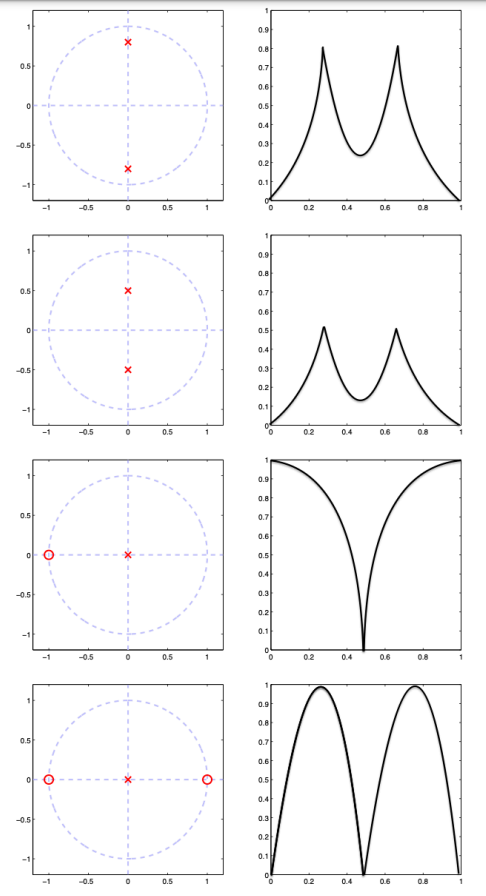
%> input picture EITA50 - Signal Processing in Multimedia/Lab 2/pat2.png, 486 x 896 px
$ octave eita50lab2.m   (GNU Octave 9; MATLAB toolbox functions it lacks are replaced by stand-ins)
%> lines starting %> are read from the running program, lines starting %| are printed output that depends on the picture
%% Preparatory assignment
    % Task 1: Match the pole-zero plots with their respective amplitude response function in figure 1
    % A: we have two conjugated poles at angles omega0, −omega0. The frequency response should then go
    % up and down and again up as it showed in figure 4

    % B: we have two zeros at the angles 0, � and two conjugated poles at angles �!, −�!. The
    % frequency response starts from zero and peaks up, then go down to the zero then again up as it
    % showed in figure 3

    % C: two conjugated poles and two zeros; the frequency response go up and hardly down at the
    % angles omega0, −omega0 then again up as showed in figure 1

    % D: three poles and one zero, the frequency response starts with small radius at the angle omega0 =
    % 0. Go up at the angle omega0, down at the angle pi. And up again at the angle −omega0 as showed in the figure 2

    % Task 2: Sketch the approximate amplitude response functions of the pole-zero plots in figure 2
    sketch = imread('pat2.png');
%> sketch is the input picture: size 896x486x3 uint8; mean R, G, B 247.5, 247.3, 247.7
    imshow(sketch);

%% Laboration Tasks

%% Exercise 1:
    % What happens to the frequency response as you move the pole or the zero around the z-plane?
    % What is the relationship between the frequency response and the angle and radius of the pole or zero?

    % Answer (use mkiir):
    % Depending on what we are moving, the frequency response will amplify or attenuate.
    % Moving the poles will cause to amplify the frequency response at the angle omega0 and
    % vice versa when we move the zeros the frequency response will attenuate
    % at the angle omega0
    %
    % The relationship between the frequency response, angle and radius is how much is the
    % attenuation/amplification. The angle omega0 for example will indicate where the
    % attenuation/amplification take a room on the frequency response, the radius will
    % determine how strong or soft the the attenuation/ amplification will be

%% Exercise 2: Fulfill the filter specification in the unshaded region
    % Answer:
    unshaded = imread('unshaded.png');
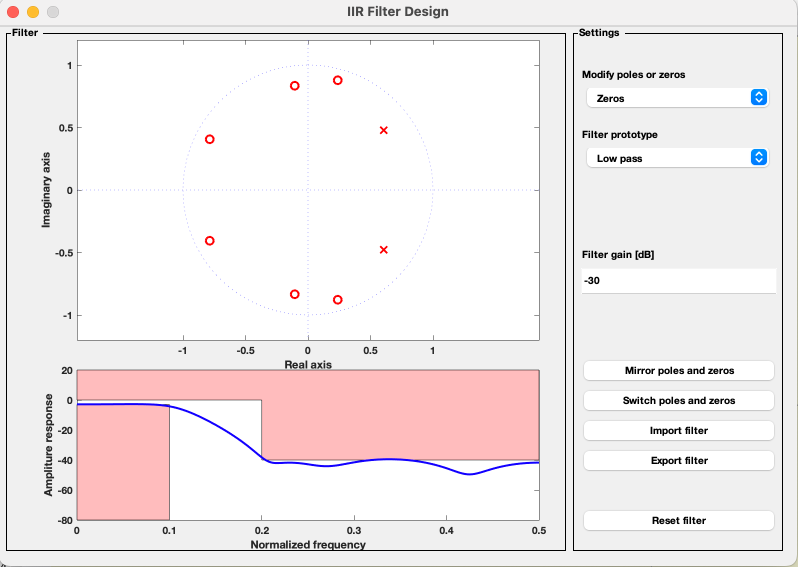
%> input picture EITA50 - Signal Processing in Multimedia/Lab 2/unshaded.png, 1596 x 1134 px (shown at 1/2 size)
%> unshaded is the input picture: size 1134x1596x3 uint8; mean R, G, B 241.4, 235.2, 235.9
    imshow(unshaded);

%% Exercise 3: (jukebox) Which frequencies are disturbing the signal you selected? List these frequencies in a vector
    % Answer:
    % The song I listened to was Children - Robert Miles. It contains a high
    % disturbing frequency which cna be seen in the following figure
    children = imread('children.png');
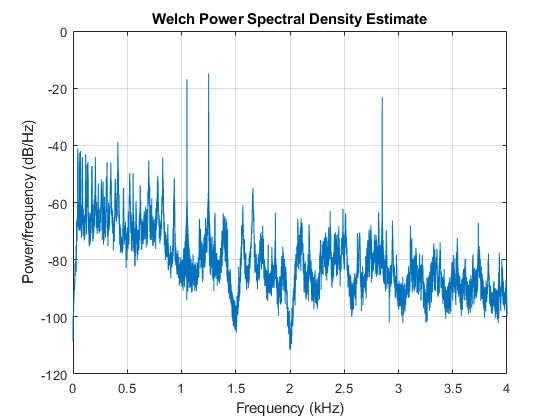
%> input picture EITA50 - Signal Processing in Multimedia/Lab 2/children.png, 560 x 420 px
%> children is the input picture: size 420x560x3 uint8; mean R, G, B 232.9, 240.7, 245.8
    imshow(children)
    % where the high and low peaks indicate the disturbance sinusodial signal

    % Not sure if this can be done in a good-looking way but according to the
    % graph the frequencies that disturbs is estimated (in Hz)
    freq = [1050.05, 1250, 2850.1]

%% Exercise 4: (jukebox) Fixing the disturbance in the chosen song
    % r (radius) will be chosen to 0.4
    % As seen in the following figure compared to the previous one we notice
    % that the narrow peaks are removed
    fixed = imread('fixed.png');
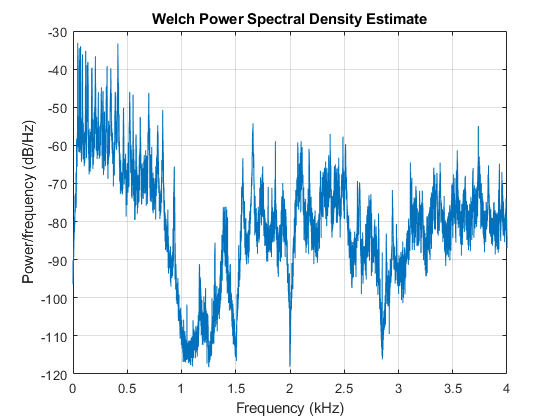
%> input picture EITA50 - Signal Processing in Multimedia/Lab 2/fixed.png, 560 x 420 px
%> fixed is the input picture: size 420x560x3 uint8; mean R, G, B 227.8, 237.8, 244.3
    imshow(fixed)
    % and the song could be listened to without the high pitch noise
